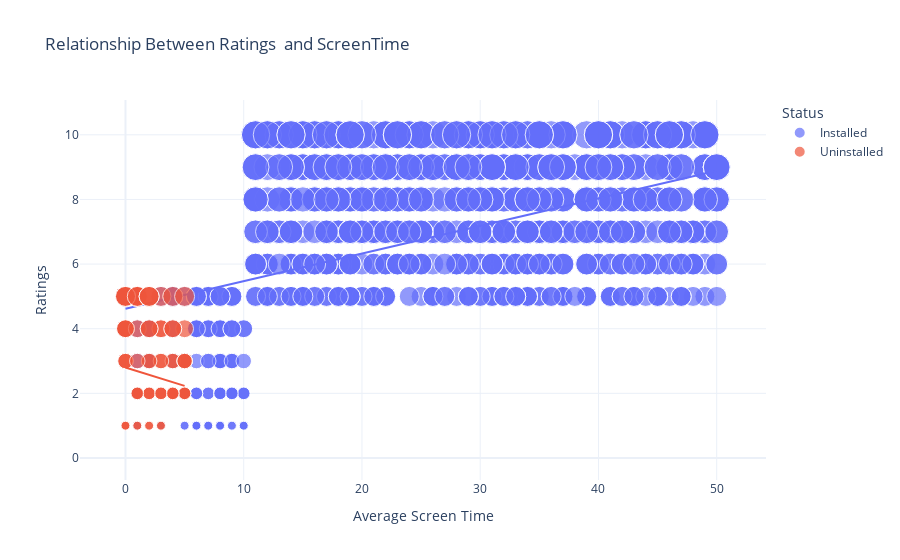

Notebook cell for this chart:
### Code cell
figure = px.scatter(data_frame=df,
                    x="Average Screen Time",
                    y="Ratings",
                    size="Ratings",
                    color="Status",
                    title = "Relationship Between Ratings  and ScreenTime",
                    trendline="ols")
figure.show()

### Figure 1 — Plotly figure (JSON) as saved in the notebook; plotly's stock layout.template omitted (floating-point values rounded to 4 significant figures; data arrays with more than 128 entries replaced by an {"elided": "..."} marker saying what was removed)
{"data": [{"hovertemplate": "Status=Installed<br>Average Screen Time=%{x}<br>Ratings=%{marker.size}<extra></extra>", "legendgroup": "Installed", "marker": {"color": "#636efa", "size": {"elided": "916 int values"}, "sizemode": "area", "sizeref": 0.025, "symbol": "circle"}, "mode": "markers", "name": "Installed", "orientation": "v", "showlegend": true, "type": "scatter", "x": {"elided": "916 int values"}, "xaxis": "x", "y": {"elided": "916 int values"}, "yaxis": "y"}, {"hovertemplate": "<b>OLS trendline</b><br>Ratings = 0.0854571 * Average Screen Time + 4.6178<br>R<sup>2</sup>=0.204850<br><br>Status=Installed<br>Average Screen Time=%{x}<br>Ratings=%{y} <b>(trend)</b><extra></extra>", "legendgroup": "Installed", "marker": {"color": "#636efa", "symbol": "circle"}, "mode": "lines", "name": "Installed", "showlegend": false, "type": "scatter", "x": {"elided": "916 int values"}, "xaxis": "x", "y": {"elided": "916 float values"}, "yaxis": "y"}, {"hovertemplate": "Status=Uninstalled<br>Average Screen Time=%{x}<br>Ratings=%{marker.size}<extra></extra>", "legendgroup": "Uninstalled", "marker": {"color": "#EF553B", "size": [4, 1, 2, 5, 2, 3, 4, 5, 0, 4, 1, 0, 2, 2, 0, 2, 3, 3, 0, 1, 0, 4, 5, 4, 5, 0, 2, 4, 0, 1, 4, 4, 5, 0, 2, 3, 0, 3, 0, 2, 4, 0, 5, 5, 4, 2, 3, 2, 3, 0, 3, 5, 0, 2, 2, 3, 1, 5, 1, 2, 2, 1, 0, 5, 5, 4, 2, 2, 5, 2, 2, 2, 3, 1, 3, 3, 4, 4, 3, 1, 5, 3, 5], "sizemode": "area", "sizeref": 0.025, "symbol": "circle"}, "mode": "markers", "name": "Uninstalled", "orientation": "v", "showlegend": true, "type": "scatter", "x": [0, 1, 4, 3, 5, 5, 0, 1, 1, 3, 0, 3, 2, 1, 3, 3, 3, 4, 4, 1, 2, 0, 1, 3, 4, 3, 4, 0, 0, 2, 1, 5, 0, 5, 1, 4, 4, 0, 4, 5, 4, 0, 5, 0, 2, 2, 5, 5, 2, 1, 5, 0, 2, 1, 5, 0, 0, 1, 2, 3, 4, 3, 1, 0, 1, 0, 4, 2, 2, 3, 4, 1, 3, 3, 0, 5, 2, 4, 2, 0, 2, 1, 2], "xaxis": "x", "y": [4, 1, 2, 5, 2, 3, 4, 5, 0, 4, 1, 0, 2, 2, 0, 2, 3, 3, 0, 1, 0, 4, 5, 4, 5, 0, 2, 4, 0, 1, 4, 4, 5, 0, 2, 3, 0, 3, 0, 2, 4, 0, 5, 5, 4, 2, 3, 2, 3, 0, 3, 5, 0, 2, 2, 3, 1, 5, 1, 2, 2, 1, 0, 5, 5, 4, 2, 2, 5, 2, 2, 2, 3, 1, 3, 3, 4, 4, 3, 1, 5, 3, 5], "yaxis": "y"}, {"hovertemplate": "<b>OLS trendline</b><br>Ratings = -0.11416 * Average Screen Time + 2.80212<br>R<sup>2</sup>=0.013482<br><br>Status=Uninstalled<br>Average Screen Time=%{x}<br>Ratings=%{y} <b>(trend)</b><extra></extra>", "legendgroup": "Uninstalled", "marker": {"color": "#EF553B", "symbol": "circle"}, "mode": "lines", "name": "Uninstalled", "showlegend": false, "type": "scatter", "x": [0, 0, 0, 0, 0, 0, 0, 0, 0, 0, 0, 0, 0, 0, 0, 0, 0, 1, 1, 1, 1, 1, 1, 1, 1, 1, 1, 1, 1, 1, 1, 1, 2, 2, 2, 2, 2, 2, 2, 2, 2, 2, 2, 2, 2, 2, 3, 3, 3, 3, 3, 3, 3, 3, 3, 3, 3, 3, 3, 4, 4, 4, 4, 4, 4, 4, 4, 4, 4, 4, 4, 4, 5, 5, 5, 5, 5, 5, 5, 5, 5, 5, 5], "xaxis": "x", "y": [2.802, 2.802, 2.802, 2.802, 2.802, 2.802, 2.802, 2.802, 2.802, 2.802, 2.802, 2.802, 2.802, 2.802, 2.802, 2.802, 2.802, 2.688, 2.688, 2.688, 2.688, 2.688, 2.688, 2.688, 2.688, 2.688, 2.688, 2.688, 2.688, 2.688, 2.688, 2.688, 2.574, 2.574, 2.574, 2.574, 2.574, 2.574, 2.574, 2.574, 2.574, 2.574, 2.574, 2.574, 2.574, 2.574, 2.46, 2.46, 2.46, 2.46, 2.46, 2.46, 2.46, 2.46, 2.46, 2.46, 2.46, 2.46, 2.46, 2.345, 2.345, 2.345, 2.345, 2.345, 2.345, 2.345, 2.345, 2.345, 2.345, 2.345, 2.345, 2.345, 2.231, 2.231, 2.231, 2.231, 2.231, 2.231, 2.231, 2.231, 2.231, 2.231, 2.231], "yaxis": "y"}], "layout": {"autosize": true, "legend": {"itemsizing": "constant", "title": {"text": "Status"}, "tracegroupgap": 0}, "title": {"text": "Relationship Between Ratings  and ScreenTime"}, "xaxis": {"anchor": "y", "autorange": true, "domain": [0, 1], "range": [-3.602, 53.85], "title": {"text": "Average Screen Time"}, "type": "linear"}, "yaxis": {"anchor": "x", "autorange": true, "domain": [0, 1], "range": [-0.8381, 11.73], "title": {"text": "Ratings"}, "type": "linear"}}}
